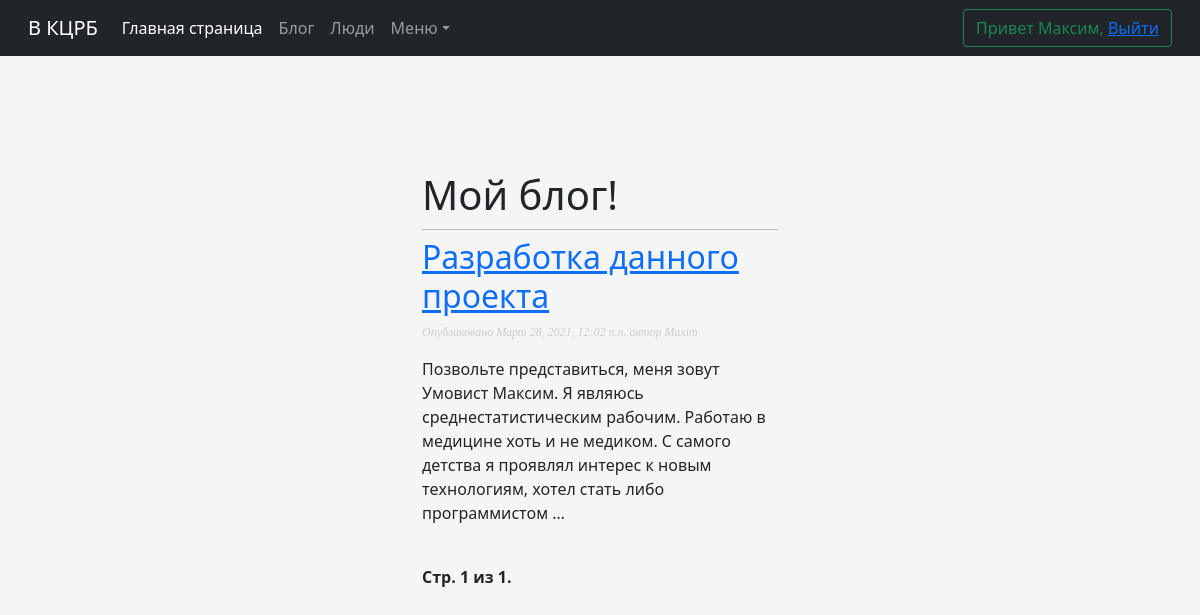
Page /blog/ (signed in) on the committed database.
### blog/models.py (models this page shows, shortened)
class Post(models.Model):
    STATUS_CHOICES = (
        ('draft', 'Draft'),
        ('published', 'Published'),
    )
    title = models.CharField(max_length=250)
    slug = models.SlugField(max_length=250,
                            unique_for_date='publish')
    author = models.ForeignKey(User,
                               on_delete=models.CASCADE,
                               related_name='blog_posts')
    body = models.TextField()
    publish = models.DateTimeField(default=timezone.now)
    created = models.DateTimeField(auto_now_add=True)
    updated = models.DateTimeField(auto_now=True)
    status = models.CharField(max_length=10,
                              choices=STATUS_CHOICES,
                              default='draft')
    class Meta:
        ordering = ('-publish',)
    def get_absolute_url(self):
        return reverse('blog:post_detail',
                       args=[self.publish.year,
                             self.publish.month,
                             self.publish.day,
                             self.slug])

### blog/views.py (the view)
# urls.py: path('', views.PostListView.as_view(), name='post_list'),
class PostListView(ListView):
    queryset = Post.objects.all()
    context_object_name = 'posts'
    paginate_by = 3
    template_name = 'blog/post/list.html'

### blog/templates/blog/post/list.html (shortened to what this page needs)
{% extends "blog/base.html" %}
{% block content %}
    <h1>Мой блог!</h1>
        {% for post in posts %}
        <h2>
            <a href="{{ post.get_absolute_url }}">{{ post.title }}</a>
        </h2>
        <p class="date">Опубликовано {{ post.publish }} автор {{ post.author }}</p>
        {{ post.body|truncatewords:30|linebreaks }}
{% endfor %}
{% include "pagination.html" with page=page_obj %}
{% endblock %}

### blog/templates/blog/base.html (shortened to what this page needs)
 {% load static %}
<!doctype html>
<html lang="ru">
<head>
    <link href="{% static "css/blog.css" %}" rel="stylesheet">
    <link rel="stylesheet" href="{% static 'css/bootstrap.css' %}">
    <link  rel="stylesheet"  href="https://maxcdn.bootstrapcdn.com/bootstrap/4.0.0/css/bootstrap.min.css">
    <link href="https://cdn.jsdelivr.net/npm/bootstrap@5.0.0-beta2/dist/css/bootstrap.min.css" rel="stylesheet">
    <link rel="stylesheet" href="{% static 'css/login.css' %}">
</head>
<body>
    <nav class="navbar navbar-expand-md navbar-dark bg-dark fixed-top">
  <div class="container-fluid">
    <a class="navbar-brand" href="{% url "dashboard" %}">В КЦРБ</a>
    {% if request.user.is_authenticated %}
    <div class="collapse navbar-collapse" id="navbarsExampleDefault">
      <ul class="navbar-nav me-auto mb-2 mb-md-0">
        <li class="nav-item">
          <a class="nav-link active" aria-current="page" href="{% url "dashboard" %}">Главная страница</a>
        </li>
        <li class="nav-item">
          <a class="nav-link" href="../../blog">Блог</a>
        </li>
        <li class="nav-item">
          <a class="nav-link" href="{% url "user_list" %}">Люди</a>
        </li>
        <li class="nav-item dropdown">
          <a class="nav-link dropdown-toggle" href="#" id="dropdown01" data-bs-toggle="dropdown" aria-expanded="false">Меню</a>
        </li>
      </ul>
        {% endif %}
      <form class="d-flex">
        <button class="btn btn-outline-success" type="submit">
        <span class="user">
            {% if request.user.is_authenticated %}
                Привет {{ request.user.first_name }},
                <a href="{% url "logout" %}">Выйти</a>
            {% else %}
                <a href="{% url "register" %}">Регистрация</a>
                <a href="{% url "login" %}">Войти</a>
            {% endif %}
        </span></button>
      </form>
    </div>
  </div>
</nav>
    <div  class="container">
    <div  class="row justify-content-center">
      <div  class="col-4">
      {% block content %}
      {% endblock %}
      </div>
    </div>
  </div>
</html>

### blog/static/css/blog.css (style rules this page uses)
body { margin:0; padding:0; font-family:helvetica, sans-serif; }
a { color:#00abff; text-decoration:none; }
h1 { font-weight:normal; border-bottom:1px solid #bbb; padding:0 0 10px 0; }
h2 { font-weight:normal; margin:30px 0 0; }
p.date { color:#ccc; font-family: georgia, serif; font-size: 12px; font-style: italic; }

### account/static/css/login.css (style rules this page uses)
html, body { height: 100%; }
body { display: flex; align-items: center; padding-top: 40px; padding-bottom: 40px; background-color: #f5f5f5; }

### rows in the picture
Post: title "Разработка данного проекта", publish "Март 28, 2021, 12:02 п.п.", author "Maxim", body "Позвольте представиться, меня зовут Умовист Максим. Я являюсь среднестатистическим рабочим. Работаю в медицине хоть и не медиком. С самого детства я проявлял интерес к новым технологиям, хотел стать либо программистом …"

### other values in the picture
{{ request.user.first_name }} "Максим"
{{ page.number }} "1"
{{ page.paginator.num_pages }} "1"
